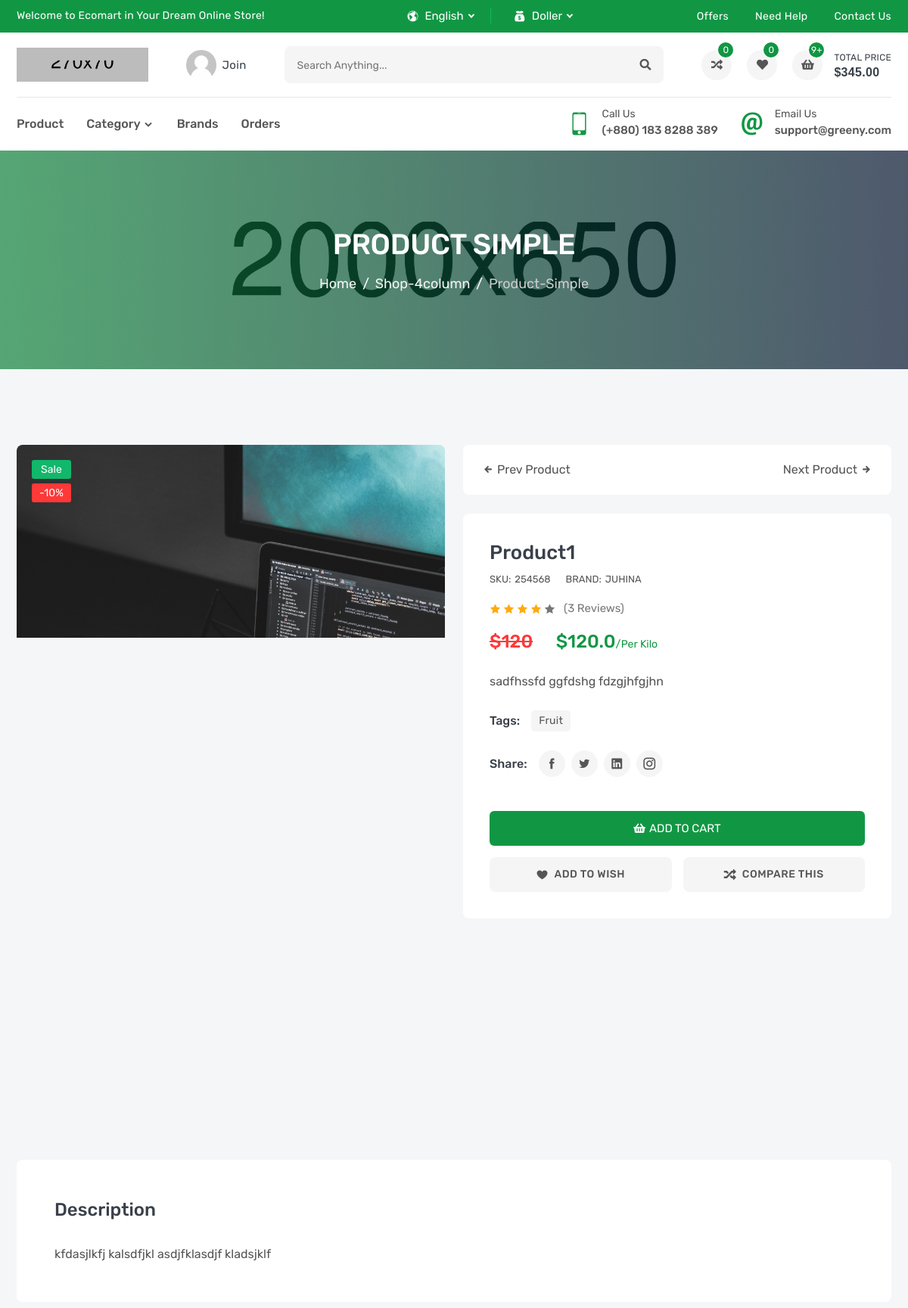
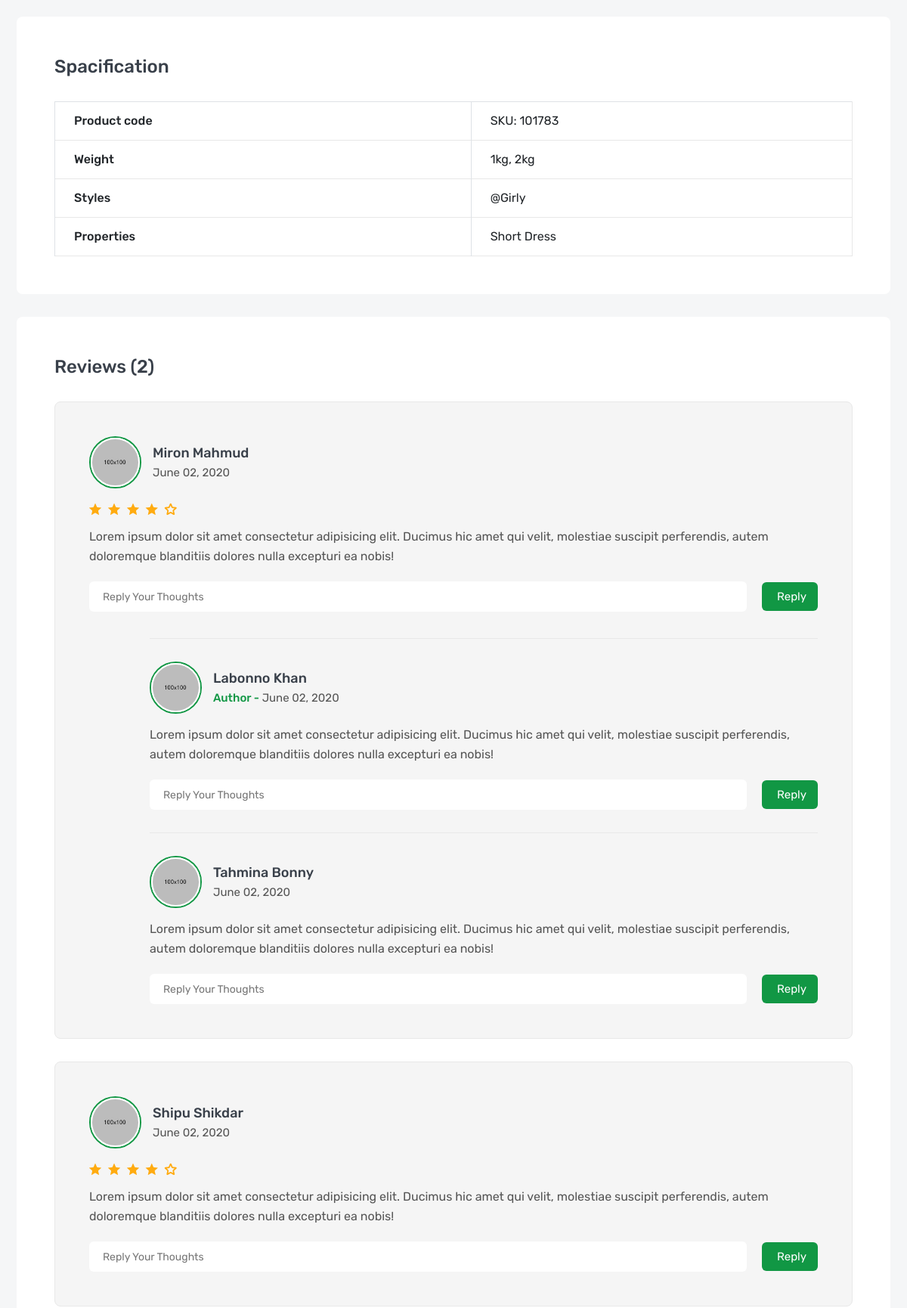
/products/1 (upper part), run on the app's committed database (2 pictures, top to bottom).
### products/models.py (models this page shows, shortened)
class product(models.Model):
    name = models.CharField(_("Name"), max_length=100)
    image = models.ImageField(_("Image"), upload_to='products')
    price = models.FloatField(_("Price"))
    sku = models.IntegerField(_("SKU"))
    tages = TaggableManager()
    desc = models.TextField(_("Description"), max_length=10000)
    flag = models.CharField(_("Flag"), max_length=10, choices=PRODUCT_FLAG)
    subtitle = models.TextField(_("Sub-title"), max_length=500)
    brand = models.ForeignKey("Brand", verbose_name=_("Brand"), related_name='product_brand', on_delete=models.SET_NULL, null=True, blank=True)
    category = models.ForeignKey("Category", verbose_name=_("Category"), related_name='product_category', on_delete=models.SET_NULL, null=True, blank=True)
    video_url = models.URLField(_("Video"), null=True, blank=True)
    def __str__(self):
        return self.name

class productImages(models.Model):
    product = models.ForeignKey(product, verbose_name=_("productImages"), on_delete=models.CASCADE)
    image = models.ImageField(_("Images"), upload_to='images')

class Brand(models.Model):
    name = models.CharField(_("Name") ,max_length=100)
    image = models.ImageField(_("Image"), upload_to='brands')
    def __str__(self):
        return self.name

### products/views.py (the view)
# urls.py: path('<int:pk>', ProductDetail.as_view(), name='product_details'),
class ProductDetail(DetailView):
    model = product
    def get_context_data(self, **kwargs):
        context = super().get_context_data(**kwargs)
        myproduct = self.get_object()
        context["images"] =  productImages.objects.filter(product=myproduct)
        context["related"] = product.objects.filter(category=myproduct.category)
        return context

### products/templates/products/product_detail.html (shortened to what this page needs)
{% extends 'base.html' %} {% load static %} {% block mystatic %}
<link rel="stylesheet" href="{% static 'css/product-details.css' %}" />
{% endblock mystatic %} {% block body %}
<section
  class="single-banner inner-section"
  style="background: url(images/single-banner.jpg) no-repeat center"
>
  <div class="container">
    <h2>product simple</h2>
    <ol class="breadcrumb">
      <li class="breadcrumb-item"><a href="index.html">Home</a></li>
      <li class="breadcrumb-item">
        <a href="shop-4column.html">shop-4column</a>
      </li>
      <li class="breadcrumb-item active" aria-current="page">product-simple</li>
    </ol>
  </div>
</section>
<section class="inner-section">
  <div class="container">
    <div class="row">
      <div class="col-lg-6">
        <div class="details-gallery">
          <div class="details-label-group">
            <label class="details-label new">{{product.flag}}</label>
            <label class="details-label off">-10%</label>
          </div>
          <ul class="details-preview">
            {% for image in images %}
            <li><img src="{{image.image.url}}" alt="product" /></li>
            {% endfor %}
          </ul>
          <ul class="details-thumb">
            {% for image in images %}
            <li><img src="{{image.image.url}}" alt="product" /></li>
            {% endfor %}
          </ul>
        </div>
      </div>
      <div class="col-lg-6">
        <ul class="product-navigation">
          <li class="product-nav-prev">
            <a href="#">
              <i class="icofont-arrow-left"></i>
              prev product
            </a>
          </li>
          <li class="product-nav-next">
            <a href="#">
              next product
              <i class="icofont-arrow-right"></i>
            </a>
          </li>
        </ul>
        <div class="details-content">
          <h3 class="details-name"><a href="#">{{product}}</a></h3>
          <div class="details-meta">
            <p>SKU:<span>{{product.sku}}</span></p>
            <p>BRAND:<a href="#">{{product.brand}}</a></p>
          </div>
          <div class="details-rating">
            <i class="active icofont-star"></i>
            <i class="active icofont-star"></i>
            <i class="active icofont-star"></i>
            <i class="active icofont-star"></i>
            <i class="icofont-star"></i>
            <a href="#">(3 reviews)</a>
          </div>
          <h3 class="details-price">
            <del>$120</del>
            <span>${{product.price}}<small>/per kilo</small></span>
          </h3>
          <p class="details-desc">{{product.subtitle}}</p>
          <div class="details-list-group">
            <label class="details-list-title">tags:</label>
            <ul class="details-tag-list">
              {% for tag in product.tages.all %}
              <li><a href="#">{{tag}}</a></li>
              {% endfor %}
            </ul>
          </div>
          <div class="details-list-group">
            <label class="details-list-title">Share:</label>
            <ul class="details-share-list">
              <li>
                <a href="#" class="icofont-facebook" title="Facebook"></a>
              </li>
              <li><a href="#" class="icofont-twitter" title="Twitter"></a></li>
              <li>
                <a href="#" class="icofont-linkedin" title="Linkedin"></a>
              </li>
              <li>
                <a href="#" class="icofont-instagram" title="Instagram"></a>
              </li>
            </ul>
          </div>
          <div class="details-add-group">
            <button class="product-add" title="Add to Cart">
              <i class="fas fa-shopping-basket"></i>
              <span>add to cart</span>
            </button>
          </div>
          <div class="details-action-group">
            <a class="details-wish wish" href="#" title="Add Your Wishlist">
              <i class="icofont-heart"></i>
              <span>add to wish</span>
            </a>
            <a
              class="details-compare"
              href="compare.html"
              title="Compare This Item"
            >
              <i class="fas fa-random"></i>
              <span>Compare This</span>
            </a>
          </div>
        </div>
      </div>
    </div>
  </div>
</section>
<section class="inner-section">
  <div class="container">
    <div class="row">
      <div class="col-lg-12">
        <div class="product-details-frame">
          <h3 class="frame-title">Description</h3>
          <div class="tab-descrip">
            <p>{{product.desc}}</p>
          </div>
        </div>
        <div class="product-details-frame">
          <h3 class="frame-title">Spacification</h3>
          <table class="table table-bordered">
            <tbody>
              <tr>
                <th scope="row">Product code</th>
                <td>SKU: 101783</td>
              </tr>
              <tr>
                <th scope="row">Weight</th>
                <td>1kg, 2kg</td>
              </tr>
              <tr>
                <th scope="row">Styles</th>
                <td>@Girly</td>
              </tr>
              <tr>
                <th scope="row">Properties</th>
                <td>Short Dress</td>
              </tr>
            </tbody>
          </table>
        </div>
        <div class="product-details-frame">
          <h3 class="frame-title">Reviews (2)</h3>
          <ul class="review-list">
            <li class="review-item">
              <div class="review-media">
                <a class="review-avatar" href="#">
                  <img src="images/avatar/01.jpg" alt="review" />
                </a>
                <h5 class="review-meta">
                  <a href="#">miron mahmud</a>
                  <span>June 02, 2020</span>
                </h5>
              </div>
              <ul class="review-rating">
                <li class="icofont-ui-rating"></li>
                <li class="icofont-ui-rating"></li>
                <li class="icofont-ui-rating"></li>
                <li class="icofont-ui-rating"></li>
                <li class="icofont-ui-rate-blank"></li>
              </ul>
              <p class="review-desc">
                Lorem ipsum dolor sit amet consectetur adipisicing elit. Ducimus
                hic amet qui velit, molestiae suscipit perferendis, autem
                doloremque blanditiis dolores nulla excepturi ea nobis!
              </p>
              <form class="review-reply">
                <input type="text" placeholder="reply your thoughts" />
                <button>reply</button>
              </form>
              <ul class="review-reply-list">
                <li class="review-reply-item">
                  <div class="review-media">
                    <a class="review-avatar" href="#">
                      <img src="images/avatar/02.jpg" alt="review" />
                    </a>
                    <h5 class="review-meta">
                      <a href="#">labonno khan</a>
                      <span><b>author -</b> June 02, 2020</span>
                    </h5>
                  </div>
                  <p class="review-desc">
                    Lorem ipsum dolor sit amet consectetur adipisicing elit.
                    Ducimus hic amet qui velit, molestiae suscipit perferendis,
                    autem doloremque blanditiis dolores nulla excepturi ea
                    nobis!
                  </p>
                  <form class="review-reply">
                    <input type="text" placeholder="reply your thoughts" />
                    <button>reply</button>
                  </form>
                </li>
                <li class="review-reply-item">
                  <div class="review-media">
                    <a class="review-avatar" href="#">
                      <img src="images/avatar/03.jpg" alt="review" />
                    </a>
                    <h5 class="review-meta">
                      <a href="#">tahmina bonny</a>
                      <span>June 02, 2020</span>
                    </h5>
                  </div>
                  <p class="review-desc">
                    Lorem ipsum dolor sit amet consectetur adipisicing elit.
                    Ducimus hic amet qui velit, molestiae suscipit perferendis,
                    autem doloremque blanditiis dolores nulla excepturi ea
                    nobis!
                  </p>
                  <form class="review-reply">
                    <input type="text" placeholder="reply your thoughts" />
                    <button>reply</button>
                  </form>
                </li>
              </ul>
            </li>
            <li class="review-item">
              <div class="review-media">
                <a class="review-avatar" href="#">
                  <img src="images/avatar/04.jpg" alt="review" />
                </a>
                <h5 class="review-meta">
                  <a href="#">shipu shikdar</a>
                  <span>June 02, 2020</span>
                </h5>
              </div>
              <ul class="review-rating">
                <li class="icofont-ui-rating"></li>
                <li class="icofont-ui-rating"></li>
                <li class="icofont-ui-rating"></li>
                <li class="icofont-ui-rating"></li>
                <li class="icofont-ui-rate-blank"></li>
              </ul>
              <p class="review-desc">
                Lorem ipsum dolor sit amet consectetur adipisicing elit. Ducimus
                hic amet qui velit, molestiae suscipit perferendis, autem
                doloremque blanditiis dolores nulla excepturi ea nobis!
              </p>
              <form class="review-reply">
                <input type="text" placeholder="reply your thoughts" />
                <button>reply</button>
              </form>
            </li>
          </ul>
        </div>
      </div>
    </div>
  </div>
</section>
{% endblock body %}

### data on the page
product: flag "Sale", name "Product1", sku "254568", brand "JUHINA", price "120.0", subtitle "sadfhssfd ggfdshg fdzgjhfgjhn", desc "kfdasjlkfj kalsdfjkl asdjfklasdjf kladsjklf"
productImages: image (picture)
productImages: image (picture)
productImages: image (picture)
Tag: name "Fruit"
